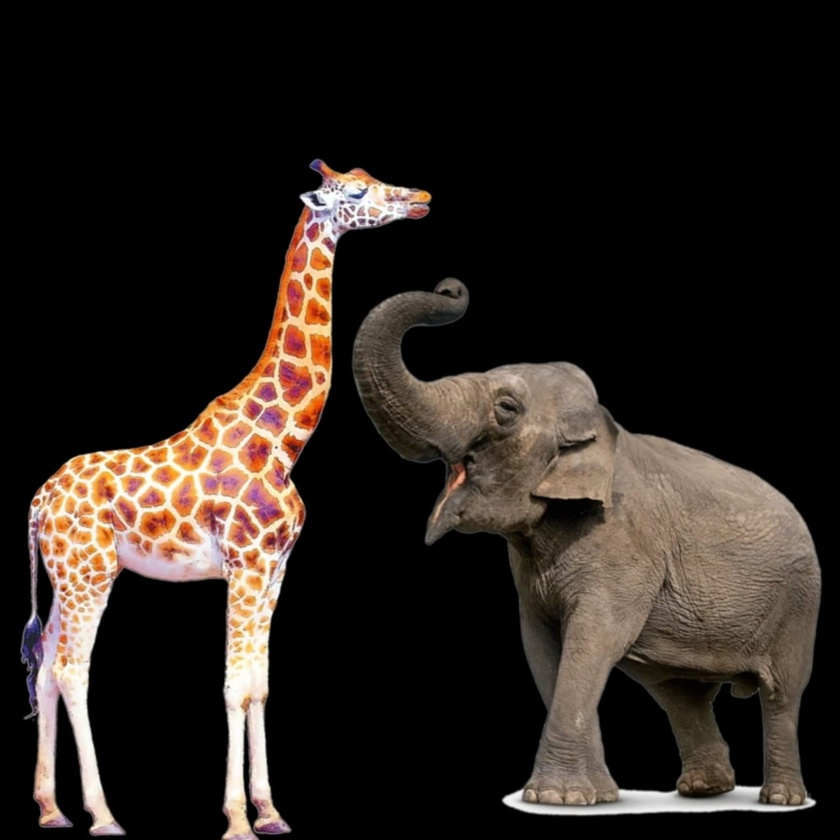
#> input picture elegira.jpg, 840 x 840 px, shrunk from 1280 x 1280 before the run
$ python sub.py
#> lines starting #> are read from the running program, lines starting #| are printed output that depends on the picture
import cv2
import numpy as np
import matplotlib.pyplot as plt

# Load images
image1 = cv2.imread('elegira.jpg')
#> image1 is the input picture: shape (840, 840, 3); mean B, G, R 31.1, 36.3, 44
image2 = cv2.imread('elephant.jpg')
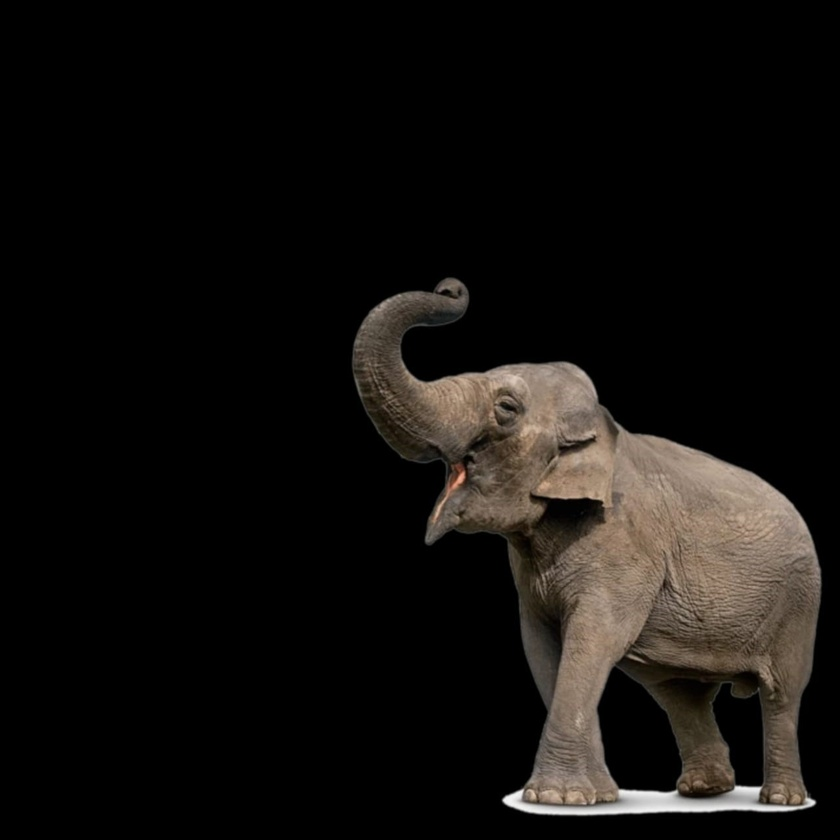
#> input picture elephant.jpg, 840 x 840 px, shrunk from 1280 x 1280 before the run
#> image2 is the input picture: shape (840, 840, 3); mean B, G, R 14.7, 17.1, 19.6


# Perform subtraction
subtract = cv2.subtract(image1, image2)
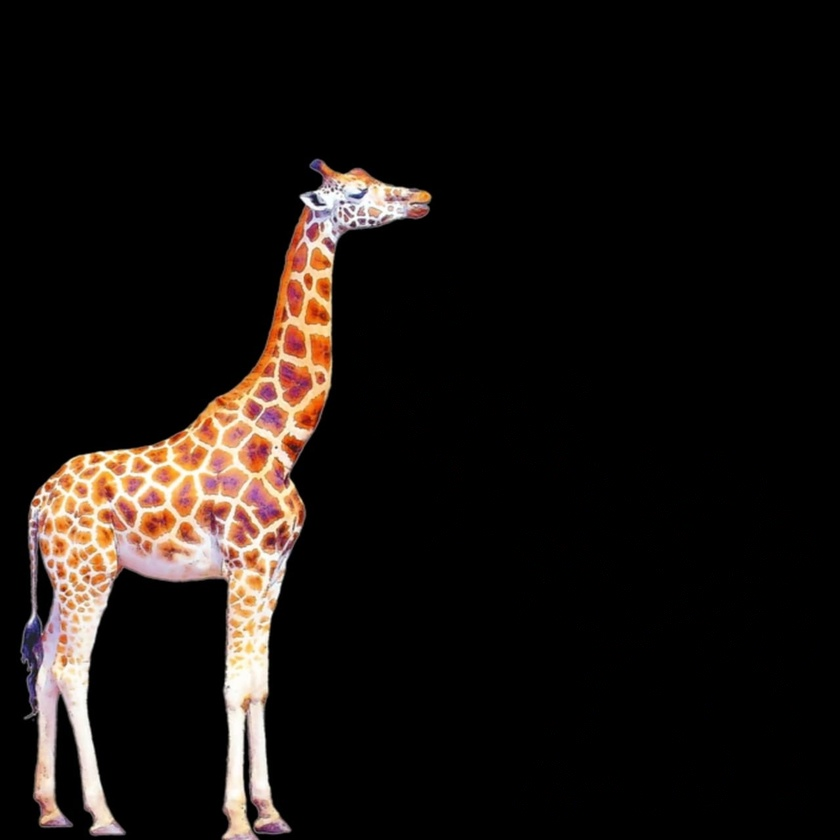
#> subtract: shape (840, 840, 3); mean B, G, R 16.5, 19.2, 24.5

# Display the images
plt.subplot(1, 3, 1)
plt.imshow(image1)
plt.title('Image 1')

plt.subplot(1, 3, 2)
plt.imshow(image2)
plt.title('Image 2')

plt.subplot(1, 3, 3)
plt.imshow(subtract)
plt.title('Subtraction')
plt.show()
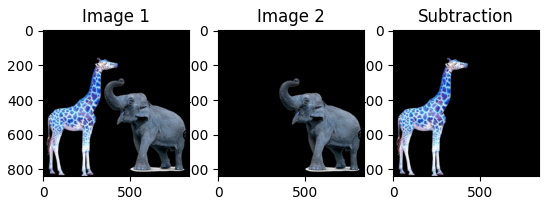
#> figure drawn by matplotlib, 3 panels; B, G, R data is drawn as R, G, B
